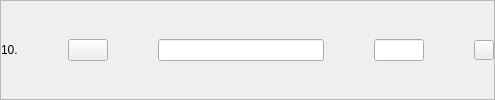
              <widget class="QFrame" name="publish10">
               <property name="styleSheet">
                <string notr="true">QPushButton#eliminarProducto10{
border: none;
}</string>
               </property>
               <property name="frameShape">
                <enum>QFrame::StyledPanel</enum>
               </property>
               <property name="frameShadow">
                <enum>QFrame::Raised</enum>
               </property>
               <layout class="QHBoxLayout" name="horizontalLayout_15" stretch="1,0,10,3,0">
                <property name="spacing">
                 <number>50</number>
                </property>
                <property name="leftMargin">
                 <number>0</number>
                </property>
                <property name="topMargin">
                 <number>0</number>
                </property>
                <property name="rightMargin">
                 <number>0</number>
                </property>
                <property name="bottomMargin">
                 <number>0</number>
                </property>
                <item>
                 <widget class="QLabel" name="nro10Publish">
                  <property name="text">
                   <string>10.</string>
                  </property>
                 </widget>
                </item>
                <item>
                 <widget class="QPushButton" name="seePublish10">
                  <property name="text">
                   <string/>
                  </property>
                  <property name="icon">
                   <iconset resource="../resources.qrc">
                    <normaloff>:/Buttons/img/amacapy-boton-ver.png</normaloff>:/Buttons/img/amacapy-boton-ver.png</iconset>
                  </property>
                  <property name="iconSize">
                   <size>
                    <width>30</width>
                    <height>30</height>
                   </size>
                  </property>
                 </widget>
                </item>
                <item>
                 <widget class="QLineEdit" name="titlePublish10"/>
                </item>
                <item>
                 <widget class="QLineEdit" name="pricePublish10">
                  <property name="maximumSize">
                   <size>
                    <width>120</width>
                    <height>16777215</height>
                   </size>
                  </property>
                 </widget>
                </item>
                <item>
                 <widget class="QPushButton" name="deleteProduct10Button">
                  <property name="maximumSize">
                   <size>
                    <width>20</width>
                    <height>20</height>
                   </size>
                  </property>
                  <property name="text">
                   <string/>
                  </property>
                  <property name="icon">
                   <iconset resource="../resources.qrc">
                    <normaloff>:/Buttons/img/amacapy-boton-eliminar.png</normaloff>:/Buttons/img/amacapy-boton-eliminar.png</iconset>
                  </property>
                  <property name="iconSize">
                   <size>
                    <width>20</width>
                    <height>20</height>
                   </size>
                  </property>
                 </widget>
                </item>
               </layout>
              </widget>
